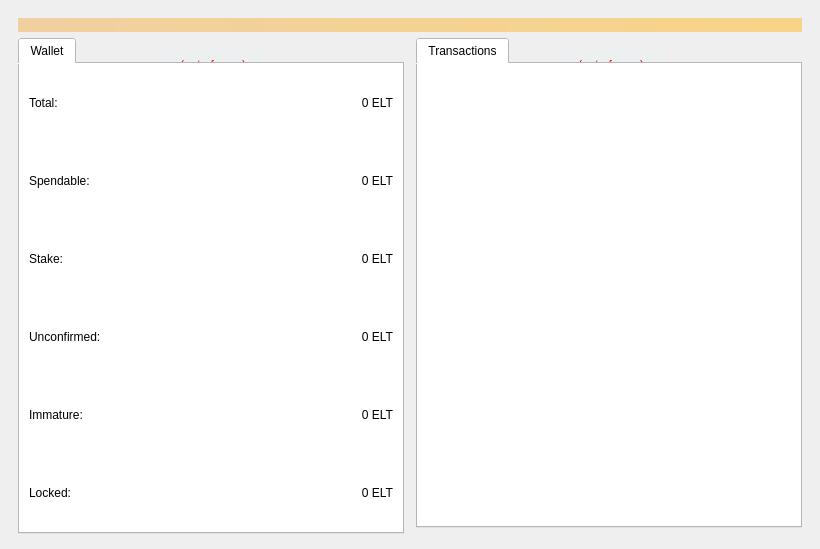
<?xml version="1.0" encoding="UTF-8"?>
<ui version="4.0">
 <class>OverviewPage</class>
 <widget class="QWidget" name="OverviewPage">
  <property name="geometry">
   <rect>
    <x>0</x>
    <y>0</y>
    <width>820</width>
    <height>530</height>
   </rect>
  </property>
  <property name="windowTitle">
   <string>Form</string>
  </property>
  <layout class="QVBoxLayout" name="topLayout">
   <property name="leftMargin">
    <number>18</number>
   </property>
   <property name="topMargin">
    <number>18</number>
   </property>
   <property name="rightMargin">
    <number>18</number>
   </property>
   <property name="bottomMargin">
    <number>15</number>
   </property>
   <item>
    <widget class="QLabel" name="labelAlerts">
     <property name="visible">
      <bool>false</bool>
     </property>
     <property name="styleSheet">
      <string notr="true">background-color: qlineargradient(x1: 0, y1: 0, x2: 1, y2: 0, stop:0 #F0D0A0, stop:1 #F8D488); color:#000000</string>
     </property>
     <property name="wordWrap">
      <bool>true</bool>
     </property>
     <property name="margin">
      <number>3</number>
     </property>
    </widget>
   </item>
   <item>
    <layout class="QHBoxLayout" name="horizontalLayout" stretch="1,1">
     <property name="spacing">
      <number>12</number>
     </property>
     <property name="leftMargin">
      <number>0</number>
     </property>
     <property name="topMargin">
      <number>0</number>
     </property>
     <property name="rightMargin">
      <number>0</number>
     </property>
     <property name="bottomMargin">
      <number>0</number>
     </property>
     <item>
      <layout class="QVBoxLayout" name="verticalLayout_wallet">
       <property name="leftMargin">
        <number>0</number>
       </property>
       <property name="topMargin">
        <number>0</number>
       </property>
       <property name="rightMargin">
        <number>0</number>
       </property>
       <property name="bottomMargin">
        <number>0</number>
       </property>
       <item>
        <widget class="QWidget" name="widgetWallet">
         <widget class="QLabel" name="labelWalletStatus">
          <property name="geometry">
           <rect>
            <x>145</x>
            <y>12</y>
            <width>100</width>
            <height>30</height>
           </rect>
          </property>
          <property name="toolTip">
           <string>The displayed information may be out of date. Your wallet automatically synchronizes with the Eltoken network after a connection is established, but this process has not completed yet.</string>
          </property>
          <property name="styleSheet">
           <string notr="true">QLabel { background-color: rgb(236, 240, 241); color: red; }</string>
          </property>
          <property name="text">
           <string notr="true">(out of sync)</string>
          </property>
          <property name="alignment">
           <set>Qt::AlignLeading|Qt::AlignHCenter|Qt::AlignVCenter</set>
          </property>
         </widget>
         <layout class="QVBoxLayout" name="verticalLayout_tabWidgetWallet">
          <property name="leftMargin">
           <number>0</number>
          </property>
          <property name="topMargin">
           <number>0</number>
          </property>
          <property name="rightMargin">
           <number>0</number>
          </property>
          <property name="bottomMargin">
           <number>0</number>
          </property>
          <item>
           <widget class="QTabWidget" name="tabWidgetWallet">
            <property name="minimumSize">
             <size>
              <width>0</width>
              <height>496</height>
             </size>
            </property>
            <property name="styleSheet">
             <string notr="true">background: rgb(255, 255, 255);</string>
            </property>
            <property name="currentIndex">
             <number>0</number>
            </property>
            <widget class="QWidget" name="tabWallet">
             <attribute name="title">
              <string>Wallet</string>
             </attribute>
             <layout class="QVBoxLayout" name="verticalLayout_tabWallet">
              <property name="spacing">
               <number>0</number>
              </property>
              <property name="leftMargin">
               <number>0</number>
              </property>
              <property name="topMargin">
               <number>0</number>
              </property>
              <property name="rightMargin">
               <number>0</number>
              </property>
              <property name="bottomMargin">
               <number>0</number>
              </property>
              <item>
               <widget class="QWidget" name="widgetTotal" native="true">
                <property name="minimumSize">
                 <size>
                  <width>0</width>
                  <height>30</height>
                 </size>
                </property>
                <layout class="QHBoxLayout" name="horizontalLayout_widgetTotal">
                 <item>
                  <widget class="QLabel" name="labelTotalText">
                   <property name="text">
                    <string>Total:</string>
                   </property>
                  </widget>
                 </item>
                 <item>
                  <widget class="QLabel" name="labelTotal">
                   <property name="cursor">
                    <cursorShape>IBeamCursor</cursorShape>
                   </property>
                   <property name="toolTip">
                    <string>Your current total balance</string>
                   </property>
                   <property name="text">
                    <string notr="true">0 ELT</string>
                   </property>
                   <property name="alignment">
                    <set>Qt::AlignRight|Qt::AlignTrailing|Qt::AlignVCenter</set>
                   </property>
                   <property name="textInteractionFlags">
                    <set>Qt::LinksAccessibleByMouse|Qt::TextSelectableByKeyboard|Qt::TextSelectableByMouse</set>
                   </property>
                  </widget>
                 </item>
                </layout>
               </widget>
              </item>
              <item>
               <widget class="QWidget" name="widgetBalance" native="true">
                <property name="minimumSize">
                 <size>
                  <width>0</width>
                  <height>30</height>
                 </size>
                </property>
                <layout class="QHBoxLayout" name="horizontalLayout_widgetBalance">
                 <item>
                  <widget class="QLabel" name="labelBalanceText">
                   <property name="text">
                    <string>Spendable:</string>
                   </property>
                  </widget>
                 </item>
                 <item>
                  <widget class="QLabel" name="labelBalance">
                   <property name="cursor">
                    <cursorShape>IBeamCursor</cursorShape>
                   </property>
                   <property name="toolTip">
                    <string>Your current spendable balance</string>
                   </property>
                   <property name="text">
                    <string notr="true">0 ELT</string>
                   </property>
                   <property name="alignment">
                    <set>Qt::AlignRight|Qt::AlignTrailing|Qt::AlignVCenter</set>
                   </property>
                   <property name="textInteractionFlags">
                    <set>Qt::LinksAccessibleByMouse|Qt::TextSelectableByKeyboard|Qt::TextSelectableByMouse</set>
                   </property>
                  </widget>
                 </item>
                </layout>
               </widget>
              </item>
              <item>
               <widget class="QWidget" name="widgetStake" native="true">
                <property name="minimumSize">
                 <size>
                  <width>0</width>
                  <height>30</height>
                 </size>
                </property>
                <layout class="QHBoxLayout" name="horizontalLayout_widgetStake">
                 <item>
                  <widget class="QLabel" name="labelStakeText">
                   <property name="text">
                    <string>Stake:</string>
                   </property>
                  </widget>
                 </item>
                 <item>
                  <widget class="QLabel" name="labelStake">
                   <property name="cursor">
                    <cursorShape>IBeamCursor</cursorShape>
                   </property>
                   <property name="toolTip">
                    <string>Total of coins that was staked, and do not yet count toward the current balance</string>
                   </property>
                   <property name="text">
                    <string notr="true">0 ELT</string>
                   </property>
                   <property name="alignment">
                    <set>Qt::AlignRight|Qt::AlignTrailing|Qt::AlignVCenter</set>
                   </property>
                   <property name="textInteractionFlags">
                    <set>Qt::LinksAccessibleByMouse|Qt::TextSelectableByKeyboard|Qt::TextSelectableByMouse</set>
                   </property>
                  </widget>
                 </item>
                </layout>
               </widget>
              </item>
              <item>
               <widget class="QWidget" name="widgetUnconfirmed" native="true">
                <property name="minimumSize">
                 <size>
                  <width>0</width>
                  <height>30</height>
                 </size>
                </property>
                <layout class="QHBoxLayout" name="horizontalLayout_widgetUnconfirmed">
                 <item>
                  <widget class="QLabel" name="labelUnconfirmedText">
                   <property name="text">
                    <string>Unconfirmed:</string>
                   </property>
                  </widget>
                 </item>
                 <item>
                  <widget class="QLabel" name="labelUnconfirmed">
                   <property name="cursor">
                    <cursorShape>IBeamCursor</cursorShape>
                   </property>
                   <property name="toolTip">
                    <string>Your current total balance</string>
                   </property>
                   <property name="text">
                    <string notr="true">0 ELT</string>
                   </property>
                   <property name="alignment">
                    <set>Qt::AlignRight|Qt::AlignTrailing|Qt::AlignVCenter</set>
                   </property>
                   <property name="textInteractionFlags">
                    <set>Qt::LinksAccessibleByMouse|Qt::TextSelectableByKeyboard|Qt::TextSelectableByMouse</set>
                   </property>
                  </widget>
                 </item>
                </layout>
               </widget>
              </item>
              <item>
               <widget class="QWidget" name="widgetImmature" native="true">
                <property name="minimumSize">
                 <size>
                  <width>0</width>
                  <height>30</height>
                 </size>
                </property>
                <layout class="QHBoxLayout" name="horizontalLayout_widgetImmature">
                 <item>
                  <widget class="QLabel" name="labelImmatureText">
                   <property name="text">
                    <string>Immature:</string>
                   </property>
                  </widget>
                 </item>
                 <item>
                  <widget class="QLabel" name="labelImmature">
                   <property name="cursor">
                    <cursorShape>IBeamCursor</cursorShape>
                   </property>
                   <property name="toolTip">
                    <string>Your current total balance</string>
                   </property>
                   <property name="text">
                    <string notr="true">0 ELT</string>
                   </property>
                   <property name="alignment">
                    <set>Qt::AlignRight|Qt::AlignTrailing|Qt::AlignVCenter</set>
                   </property>
                   <property name="textInteractionFlags">
                    <set>Qt::LinksAccessibleByMouse|Qt::TextSelectableByKeyboard|Qt::TextSelectableByMouse</set>
                   </property>
                  </widget>
                 </item>
                </layout>
               </widget>
              </item>
              <item>
               <widget class="QWidget" name="widgetLocked" native="true">
                <property name="minimumSize">
                 <size>
                  <width>0</width>
                  <height>30</height>
                 </size>
                </property>
                <layout class="QHBoxLayout" name="horizontalLayout_widgetLocked">
                 <item>
                  <widget class="QLabel" name="labelLockedText">
                   <property name="text">
                    <string>Locked:</string>
                   </property>
                  </widget>
                 </item>
                 <item>
                  <widget class="QLabel" name="labelLocked">
                   <property name="cursor">
                    <cursorShape>IBeamCursor</cursorShape>
                   </property>
                   <property name="toolTip">
                    <string>Your current total balance</string>
                   </property>
                   <property name="text">
                    <string notr="true">0 ELT</string>
                   </property>
                   <property name="alignment">
                    <set>Qt::AlignRight|Qt::AlignTrailing|Qt::AlignVCenter</set>
                   </property>
                   <property name="textInteractionFlags">
                    <set>Qt::LinksAccessibleByMouse|Qt::TextSelectableByKeyboard|Qt::TextSelectableByMouse</set>
                   </property>
                  </widget>
                 </item>
                </layout>
               </widget>
              </item>
             </layout>
            </widget>
           </widget>
          </item>
         </layout>
        </widget>
       </item>
       <item>
        <spacer name="verticalSpacer_wallet">
         <property name="orientation">
          <enum>Qt::Vertical</enum>
         </property>
         <property name="sizeHint" stdset="0">
          <size>
           <width>0</width>
           <height>0</height>
          </size>
         </property>
        </spacer>
       </item>
      </layout>
     </item>
     <item>
      <layout class="QVBoxLayout" name="verticalLayout_transactions">
       <property name="leftMargin">
        <number>0</number>
       </property>
       <property name="topMargin">
        <number>0</number>
       </property>
       <property name="rightMargin">
        <number>0</number>
       </property>
       <property name="bottomMargin">
        <number>0</number>
       </property>
       <item>
        <widget class="QWidget" name="widgetTransactions">
         <widget class="QLabel" name="labelTransactionsStatus">
          <property name="geometry">
           <rect>
            <x>145</x>
            <y>12</y>
            <width>100</width>
            <height>30</height>
           </rect>
          </property>
          <property name="toolTip">
           <string>The displayed information may be out of date. Your wallet automatically synchronizes with the Eltoken network after a connection is established, but this process has not completed yet.</string>
          </property>
          <property name="styleSheet">
           <string notr="true">QLabel { background-color: rgb(236, 240, 241); color: red; }</string>
          </property>
          <property name="text">
           <string notr="true">(out of sync)</string>
          </property>
          <property name="alignment">
           <set>Qt::AlignLeading|Qt::AlignHCenter|Qt::AlignVCenter</set>
          </property>
         </widget>
         <layout class="QVBoxLayout" name="verticalLayout_tabWidgetTransactions">
          <property name="leftMargin">
           <number>0</number>
          </property>
          <property name="topMargin">
           <number>0</number>
          </property>
          <property name="rightMargin">
           <number>0</number>
          </property>
          <property name="bottomMargin">
           <number>0</number>
          </property>
          <item>
           <widget class="QTabWidget" name="tabWidgetTransactions">
            <property name="minimumSize">
             <size>
              <width>0</width>
              <height>490</height>
             </size>
            </property>
            <property name="styleSheet">
             <string notr="true">background: rgb(255, 255, 255);</string>
            </property>
            <property name="currentIndex">
             <number>0</number>
            </property>
            <widget class="QWidget" name="tabTransactions">
             <attribute name="title">
              <string>Transactions</string>
             </attribute>
             <layout class="QVBoxLayout" name="verticalLayout_tabTransaction">
              <property name="spacing">
               <number>0</number>
              </property>
              <property name="leftMargin">
               <number>0</number>
              </property>
              <property name="topMargin">
               <number>0</number>
              </property>
              <property name="rightMargin">
               <number>0</number>
              </property>
              <property name="bottomMargin">
               <number>0</number>
              </property>
              <item>
               <widget class="QListView" name="listTransactions">
                <property name="styleSheet">
                 <string notr="true">QListView { background: transparent; }</string>
                </property>
                <property name="frameShape">
                 <enum>QFrame::NoFrame</enum>
                </property>
                <property name="verticalScrollBarPolicy">
                 <enum>Qt::ScrollBarAlwaysOff</enum>
                </property>
                <property name="horizontalScrollBarPolicy">
                 <enum>Qt::ScrollBarAlwaysOff</enum>
                </property>
                <property name="selectionMode">
                 <enum>QAbstractItemView::NoSelection</enum>
                </property>
               </widget>
              </item>
             </layout>
            </widget>
           </widget>
          </item>
         </layout>
        </widget>
       </item>
       <item>
        <spacer name="verticalSpacer_transactions">
         <property name="orientation">
          <enum>Qt::Vertical</enum>
         </property>
         <property name="sizeHint" stdset="0">
          <size>
           <width>0</width>
           <height>0</height>
          </size>
         </property>
        </spacer>
       </item>
      </layout>
     </item>
    </layout>
   </item>
  </layout>
 </widget>
 <resources/>
 <connections/>
</ui>
